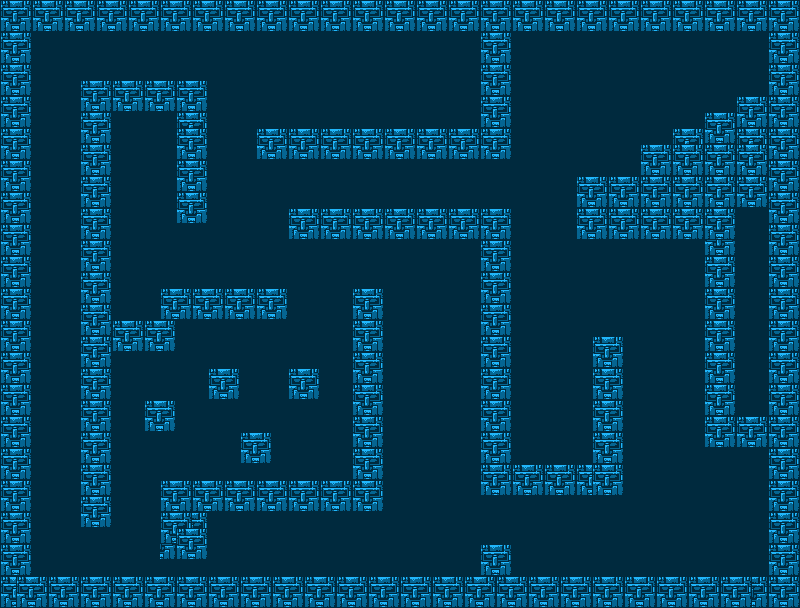

Rendered tile map (Tiled .tmx) drawn with the repository's tilesets; below, a short description and the map source with its tile grids summarised:
An orthogonal 50x38 tile map with 16x16 px tiles, 2 tile layers (background, walls), 2 tilesets and 6 objects.

<map version="1.0" orientation="orthogonal" renderorder="right-down" width="50" height="38" tilewidth="16" tileheight="16" nextobjectid="7">
 <tileset firstgid="1" name="environment-tiles" tilewidth="16" tileheight="16" tilecount="672" columns="42">
  <image source="../images/environment-tiles.png" width="672" height="256" />
 </tileset>
 <tileset firstgid="673" name="objects-images" tilewidth="16" tileheight="16" tilecount="1" columns="0">
  <tile id="0">
   <image width="16" height="16" source="../images/Item__27.png" />
  </tile>
 </tileset>
 <layer name="background" width="50" height="38">
  <data>[1900 cells, 1900 non-empty, 1 distinct tile ids]</data>
 </layer>
 <layer name="walls" width="50" height="38">
  <data>[1900 cells, 759 non-empty, 4 distinct tile ids]</data>
 </layer>
 <objectgroup name="lightballs">
  <object id="1" gid="673" x="140" y="192" width="16" height="16" />
  <object id="2" gid="673" x="244" y="264" width="16" height="16" />
  <object id="3" gid="673" x="416" y="88" width="16" height="16" />
  <object id="4" gid="673" x="424" y="376" width="16" height="16" />
  <object id="5" gid="673" x="600" y="100" width="16" height="16" />
  <object id="6" gid="673" x="656" y="304" width="16" height="16" />
 </objectgroup>
</map>
